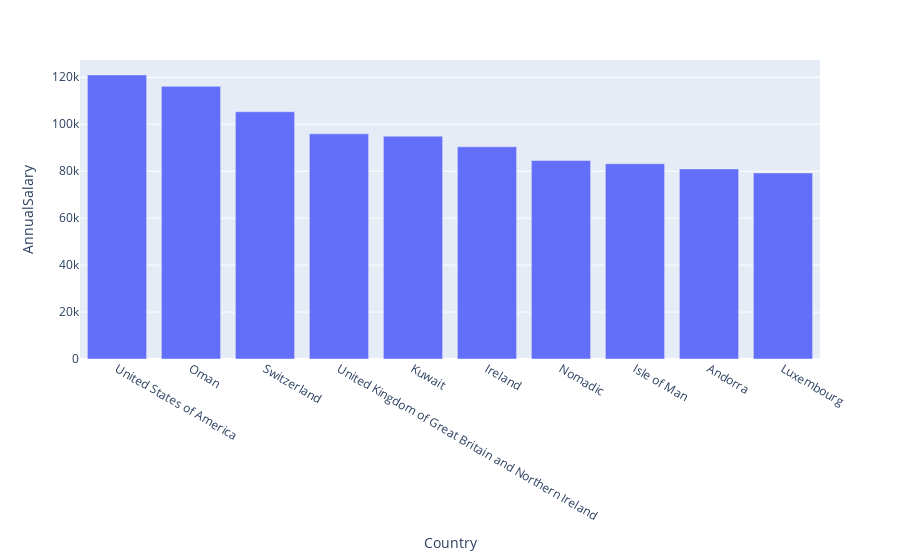

Notebook code for this chart:
### Markdown cell above
### Top 10 Countries with high Average Annual Salaries

### Code cell
df1 = df.groupby('Country').mean()['AnnualSalary'].sort_values(ascending = False)[:10]#.plot(kind = 'bar', figsize =(12,8))
#plt.grid(False)
df1 = df1.reset_index()
fig = px.bar(df1, x='Country',y='AnnualSalary')
fig.show()

### Figure 1 — Plotly figure (JSON) as saved in the notebook; plotly's stock layout.template omitted (floating-point values rounded to 4 significant figures)
{"data": [{"alignmentgroup": "True", "hovertemplate": "Country=%{x}<br>AnnualSalary=%{y}<extra></extra>", "legendgroup": "", "marker": {"color": "#636efa", "pattern": {"shape": ""}}, "name": "", "offsetgroup": "", "orientation": "v", "showlegend": false, "textposition": "auto", "type": "bar", "x": ["United States of America", "Oman", "Switzerland", "United Kingdom of Great Britain and Northern Ireland", "Kuwait", "Ireland", "Nomadic", "Isle of Man", "Andorra", "Luxembourg"], "xaxis": "x", "y": [121000.0, 116100.0, 105300.0, 95920.0, 94930.0, 90370.0, 84540.0, 83180.0, 80970.0, 79270.0], "yaxis": "y"}], "layout": {"barmode": "relative", "legend": {"tracegroupgap": 0}, "margin": {"t": 60}, "xaxis": {"anchor": "y", "domain": [0, 1], "title": {"text": "Country"}}, "yaxis": {"anchor": "x", "domain": [0, 1], "title": {"text": "AnnualSalary"}}}}
